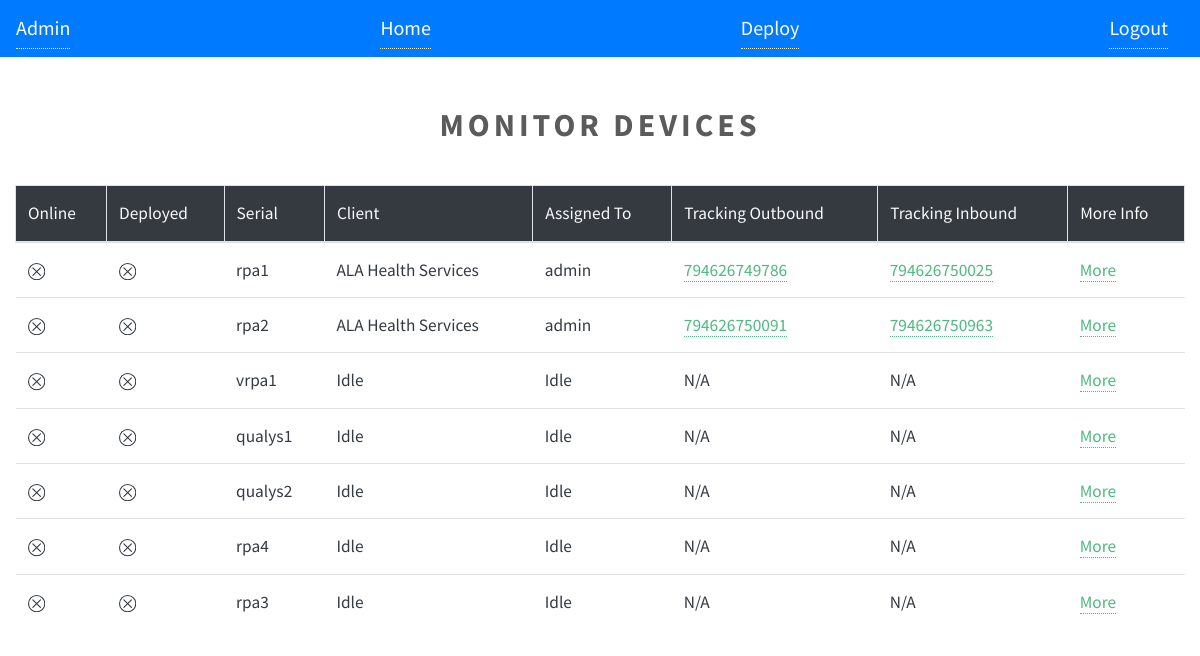
The app's page / (signed in) with its own data.
### Form/models.py (models this page shows, shortened)
class Device(models.Model):
    device_choices = Choices('RPA', 'Qualys', 'VRPA', 'Laptop')
    device_type = models.CharField(choices=device_choices, max_length=200)
    device_name = models.CharField(max_length=200, null=True, blank=True)
    serial_number = models.CharField(max_length=200)
    online = models.BooleanField(default=False)
    idle = models.BooleanField(default=True)
    docker_images = models.ManyToManyField(DockerImage, blank=True)
    image_hostname = models.CharField(max_length=200, default='0.0.0.0')
    call_home_port = models.IntegerField(blank=True, null=True, default = 00000)
    management_port = models.IntegerField(blank=True, null=True, default = 00000)
    assigned_to_user = models.CharField(max_length=200, default='Idle')
    assigned_to_client = models.CharField(max_length=200, default='Idle')
    deployed = models.BooleanField(default=False)
    weight = models.IntegerField(default=10)
    length = models.IntegerField(default=13)
    width = models.IntegerField(default=10)
    height = models.IntegerField(default=5)
    value = models.IntegerField(default=1000)
    inventory_description = models.TextField(max_length=500, default='Inventory & Description')
    associated_order_id = models.IntegerField(blank=True, null=True)
    tracking_number_out = models.CharField(max_length=200, default = 'N/A')
    tracking_number_in = models.CharField(max_length=200, default = 'N/A')
    slug = models.SlugField(blank=True, null=True)
    class Meta:
        ordering = ['-online', '-deployed']

### Form/views.py (the view)
# urls.py: path('', login_required(HomeView.as_view()), name = 'home'),
class HomeView(ListView):
    model = Device
    template_name = 'home2.html'
    def get(self, *args, **kwargs):
        querryset = Device.objects.all()
        for device in querryset:
            try:
                if check_port(int(device.call_home_port)) == True:
                    device.online = True
                    device.save()
                else:
                    device.online = False
                    device.save()
            except:
                pass
        return super().get(*args, **kwargs)

### Form/scripts/checkport.py (called while the page is built)
def check_port(port):
    with socket.socket(socket.AF_INET, socket.SOCK_STREAM) as s:
        return s.connect_ex(('0.0.0.0', port)) == 0

### templates/home2.html (shortened to what this page needs)
<!DOCTYPE HTML>
<html>
	<head>
		{% load static %}
		<body class="is-preload">
		<link rel="stylesheet" href="https://stackpath.bootstrapcdn.com/bootstrap/4.3.1/css/bootstrap.min.css">		<title>Home</title>
		<link rel="stylesheet" href="{% static 'assets/css/main.css' %}" />
	</head>
	<body class="is-preload">
        <nav class="navbar navbar-dark bg-primary">
            <a class="navbar-brand" href="{% url 'admin:index'%}">Admin</a>
            <a class="navbar-brand" href="{% url 'home'%}">Home</a>
            <a class="navbar-brand" href="{% url 'deploy'%}">Deploy</a>
            <a class="navbar-brand" href="{% url 'logout'%}">Logout</a>
          </nav>
			<div style="padding: 15px;">
                <span style="display:block; height: 25px;"></span>
				<h1 style=font-size:24pt >Monitor Devices</h1>
                <table class="table">
                    <thead class=" thread-dark table-bordered ">
                    <tr class="text-light bg-dark">
                        <th scope="col">Online</th>
                        <th scope="col">Deployed</th>
                        <th scope="col">Serial</th>
                        <th scope="col">Client</th>
                        <th scope="col">Assigned To</th>
                        <th scope="col">Tracking Outbound</th>
                        <th scope="col">Tracking Inbound</th>
                        <th scope="col">More Info</th>
                    </tr>
                    </thead>
                    {% for device in object_list %}
                    <tr class="text-dark">
                        <td></td>
                        <td></td>
                        <td>{{device.serial_number}}</td>
                        <td>{{device.assigned_to_client}}</td>
                        <td>{{device.assigned_to_user}}</td>
                        {% if device.tracking_number_out != 'N/A' %}
                        <td><a href="https://www.fedex.com/apps/fedextrack/?action=track&trackingnumber={tracking_number_out}"
                            target="_blank">
                                   {{device.tracking_number_out}}
                           </a></td>
                        {% else %}
                           <td>N/A</td>
                        {% endif %}
                        {% if device.tracking_number_in != 'N/A' %}
                        <td><a href="https://www.fedex.com/apps/fedextrack/?action=track&trackingnumber={tracking_number_in}"
                            target="_blank">
                                   {{device.tracking_number_in}}
                           </a></td>
                        {% else %}
                           <td>N/A</td>
                        {% endif %}
                        <td><a href="{% url 'monitor' device.slug %}">More</a></td>
                    </tr>
                    {% endfor %}
                </table>
            </div>
	</body>
</body>
</html>

### static/assets/css/main.css (style rules this page uses)
html, body, div, span, applet, object, iframe, h1, h2, h3, h4, h5, h6, p, blockquote, pre, a, abbr, acronym, address, big, cite, code, del, dfn, em, img, ins, kbd, q, s, samp, small, strike, strong, sub, sup, tt, var, b, u, i, center, dl, dt, dd, ol, ul, li, fieldset, form, label, legend, table, caption, tbody, tfoot, thead, tr, th, td, article, aside, canvas, details, embed, figure, figcaption, footer, header, hgroup, menu, nav, output, ruby, section, summary, time, mark, audio, video { margin: 0; padding: ; border: 0; font-size: 100%; font: inherit; vertical-align: baseline; }
article, aside, details, figcaption, figure, footer, header, hgroup, menu, nav, section { display: block; }
body { line-height: 1; }
table { border-collapse: collapse; border-spacing: 0; }
body { -webkit-text-size-adjust: none; }
html { box-sizing: border-box; }
*, *:before, *:after { box-sizing: inherit; }
html, body { height: 100%; }
body { background: #ffffff; }
body.is-preload *, body.is-preload *:before, body.is-preload *:after { -moz-animation: none !important; -webkit-animation: none !important; -ms-animation: none !important; animation: none !important; -moz-transition: none !important; -webkit-transition: none !important; -ms-transition: none !important; transition: none !important; }
body, input, select, textarea { color: #6e6e6e; font-family: 'Source Sans Pro', sans-serif; font-size: 16pt; font-weight: 400; line-height: 1.75em; }
a { -moz-transition: color 0.2s ease-in-out, border-bottom-color 0.2s ease-in-out; -webkit-transition: color 0.2s ease-in-out, border-bottom-color 0.2s ease-in-out; -ms-transition: color 0.2s ease-in-out, border-bottom-color 0.2s ease-in-out; transition: color 0.2s ease-in-out, border-bottom-color 0.2s ease-in-out; border-bottom: dotted 1px; color: #4eb980; text-decoration: none; }
p, ul, ol, dl, table, blockquote, form { margin: 0 0 2em 0; }
h1, h2, h3, h4, h5, h6 { color: #5b5b5b; font-weight: 700; letter-spacing: 0.125em; line-height: 1.75em; margin-bottom: 1em; text-transform: uppercase; text-align: center; }
table { width: 100%; }
@media screen and (max-width: 1680px) { body, input, select, textarea { font-size: 14pt; } }
@media screen and (max-width: 1280px) { body, input, select, textarea { font-size: 13pt; } }

### records on screen
Device: online False (drawn), deployed False (drawn), serial_number "rpa1", assigned_to_client "ALA Health Services", assigned_to_user "admin", tracking_number_out "794626749786", tracking_number_in "794626750025"
Device: online False (drawn), deployed False (drawn), serial_number "rpa2", assigned_to_client "ALA Health Services", assigned_to_user "admin", tracking_number_out "794626750091", tracking_number_in "794626750963"
Device: online False (drawn), deployed False (drawn), serial_number "vrpa1", assigned_to_client "Idle", assigned_to_user "Idle", tracking_number_out "N/A", tracking_number_in "N/A"
Device: online False (drawn), deployed False (drawn), serial_number "qualys1", assigned_to_client "Idle", assigned_to_user "Idle", tracking_number_out "N/A", tracking_number_in "N/A"
Device: online False (drawn), deployed False (drawn), serial_number "qualys2", assigned_to_client "Idle", assigned_to_user "Idle", tracking_number_out "N/A", tracking_number_in "N/A"
Device: online False (drawn), deployed False (drawn), serial_number "rpa4", assigned_to_client "Idle", assigned_to_user "Idle", tracking_number_out "N/A", tracking_number_in "N/A"
Device: online False (drawn), deployed False (drawn), serial_number "rpa3", assigned_to_client "Idle", assigned_to_user "Idle", tracking_number_out "N/A", tracking_number_in "N/A"
